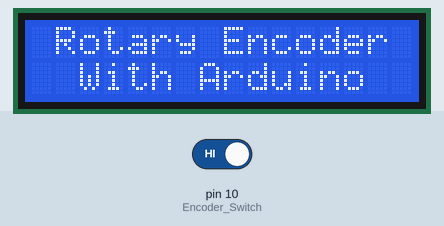
Recording of a sketch running on a simulated Arduino Uno, built with avr-gcc and run on an emulated ATmega328P. Parts: 16×2 character LCD. The inputs (shaded band) are chosen by the test bench; at power-on: pin 10 (Encoder_Switch) HIGH.

Above: at 0.1 s.
3.3 s: pin 10 (Encoder_Switch) driven LOW
At 4.4 s:
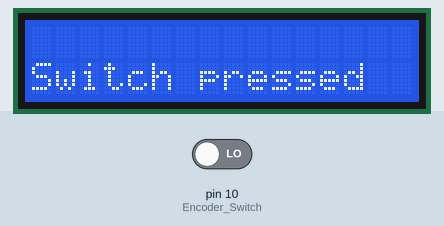
6.3 s: pin 10 (Encoder_Switch) driven HIGH
Timing chart, 0 to 9.3 s (numbered marks = the images above; inputs shaded):
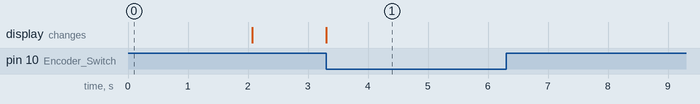

The sketch:

2_encoder_demo.ino
```cpp
/*
   旋转编码器读取（带开关），不使用中断实现
   https://www.cnblogs.com/54programer/p/15806912.html
    注：效果不好，不如使用中断的方式

   Power LCD and Rotary encoder from the +5V pin of Arduino
   LCD RS -> pin 7
   LCD EN -> pin 6
   LCD D4 -> pin 5
   LCD D5 -> pin 4
   LCD D6 -> pin 3
   LCD D7 -> pin 2
   Encoder Switch -> pin 10
   Encoder Output A -> pin 9
   Encoder Output B -> pin 8
*/
#include <LiquidCrystal.h>  //Default Arduino LCD Librarey is included

// 带开关的旋转编码器
int Encoder_OuputA  = 2;
int Encoder_OuputB  = 3;
int Encoder_Switch = 10;

int Previous_Output;
int Encoder_Count = 0;

// 常规针脚的LCD
const int rs = 7, en = 6, d4 = 5, d5 = 4, d6 = 3, d7 = 2; //Mention the pin number for LCD connection
LiquidCrystal lcd(rs, en, d4, d5, d6, d7);

void setup() {
    Serial.begin(9600);

    lcd.begin(16, 2); //Initialise 16*2 LCD
    lcd.print(" Rotary Encoder "); //Intro Message line 1
    lcd.setCursor(0, 1);
    lcd.print("  With Arduino  "); //Intro Message line 2
    delay(2000);
    lcd.clear();

    //pin Mode declaration
    pinMode (Encoder_OuputA, INPUT);
    pinMode (Encoder_OuputB, INPUT);
    pinMode (Encoder_Switch, INPUT);
    Previous_Output = digitalRead(Encoder_OuputA); //Read the inital value of Output A
}

void loop() {
    //aVal = digitalRead(pinA);
    if (digitalRead(Encoder_OuputA) != Previous_Output) {
        if (digitalRead(Encoder_OuputB) != Previous_Output) {
            Encoder_Count ++;
            lcd.clear();
            lcd.print(Encoder_Count);
            lcd.setCursor(0, 1);
            lcd.print("Clockwise");
        } else {
            Encoder_Count--;
            lcd.clear();
            lcd.print(Encoder_Count);
            lcd.setCursor(0, 1);
            lcd.print("Anti - Clockwise");
        }
        Serial.println(Encoder_Count);
    }

    Previous_Output = digitalRead(Encoder_OuputA);

    if (digitalRead(Encoder_Switch) == 0) {
        lcd.clear();
        lcd.setCursor(0, 1);
        lcd.print("Switch pressed");
    }
}
```

Measured:
- after the input at 3.3 s, the display: changes at once (image 1)
- after the input at 6.3 s, every drawn part: stays the same
